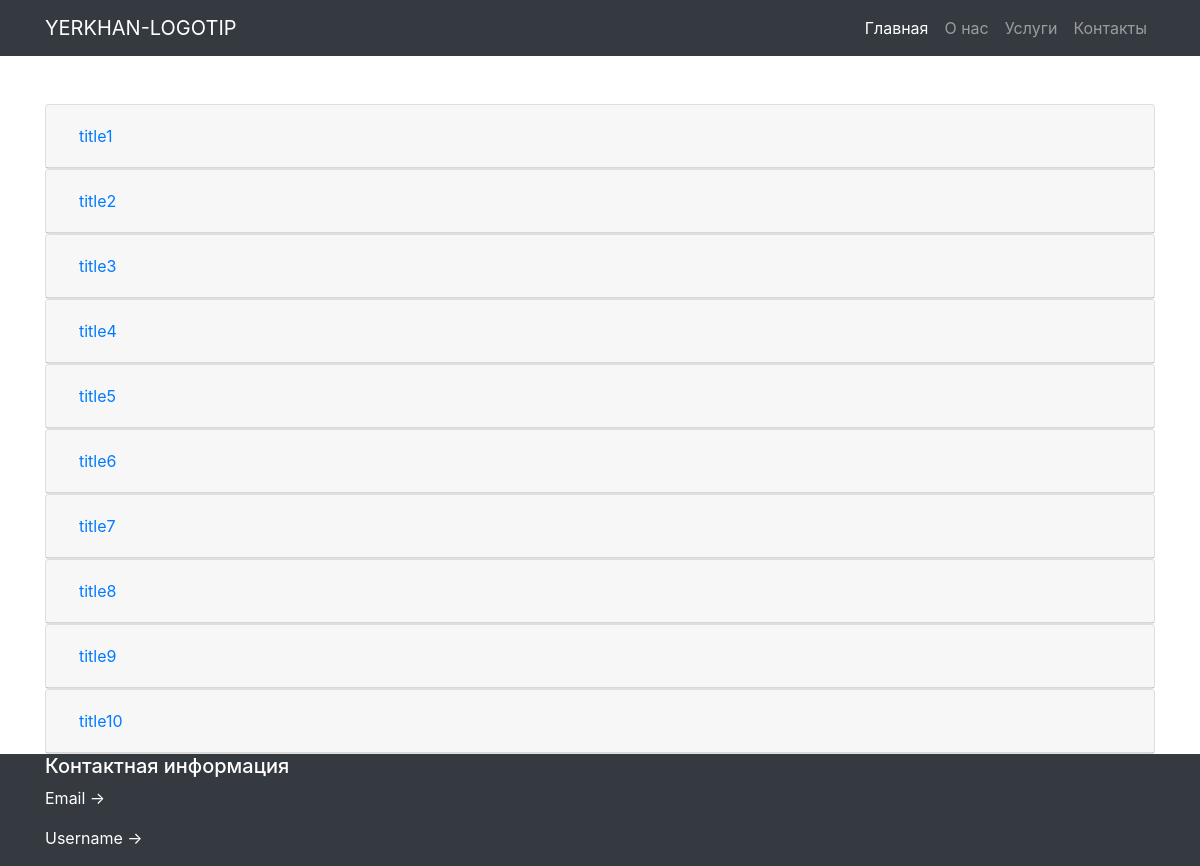
The page / on the database its author committed.
### app/models.py (models this page shows, shortened)
class AccordionItem(models.Model):
    title = models.CharField(max_length=255)
    content = models.TextField()

### app/views.py (the view)
# urls.py: path('',Accord.as_view(),name='home_page')
class Accord(ListView):
    model = AccordionItem
    context_object_name = 'items'
    template_name = 'index.html'

### app/templates/index.html (shortened to what this page needs)
<!DOCTYPE html>
<html>
<head>
    <link rel="stylesheet" href="https://stackpath.bootstrapcdn.com/bootstrap/4.5.2/css/bootstrap.min.css">
</head>
<body>
    <header class="navbar navbar-expand-lg navbar-dark bg-dark">
        <div class="container">
            <a class="navbar-brand" href="#">YERKHAN-LOGOTIP</a>
            <div class="collapse navbar-collapse" id="navbarNav">
                <ul class="navbar-nav ml-auto">
                    <li class="nav-item active">
                        <a class="nav-link" href="#">Главная</a>
                    </li>
                    <li class="nav-item">
                        <a class="nav-link" href="#">О нас</a>
                    </li>
                    <li class="nav-item">
                        <a class="nav-link" href="#">Услуги</a>
                    </li>
                    <li class="nav-item">
                        <a class="nav-link" href="#contacts">Контакты</a>
                    </li>
                </ul>
            </div>
        </div>
    </header>
    <div class="container mt-5">
        <div id="accordion">
            {% for item in items %}
            <div class="card">
                <div class="card-header" id="heading{{ item.id }}">
                    <h5 class="mb-0">
                        <button class="btn btn-link" data-toggle="collapse" data-target="#collapse{{ item.id }}" aria-expanded="true" aria-controls="collapse{{ item.id }}" id="item{{ item.id }}">
                            {{ item.title }}
                        </button>
                    </h5>
                </div>
            </div>
            {% endfor %}
        </div>
    </div>
    <footer class="footer bg-dark text-white">
        <div class="container">
            <div class="row">
                <div class="col-md-6" id="contacts">
                    <h5>Контактная информация</h5>
                    <p>Email -> {{ request.user.email }}</p>
                    <p>Username -> {{ request.user.username }}</p>
                </div>
            </div>
        </div>
    </footer>
</body>
</html>

### rows shown on the page
AccordionItem: title "title1"
AccordionItem: title "title2"
AccordionItem: title "title3"
AccordionItem: title "title4"
AccordionItem: title "title5"
AccordionItem: title "title6"
AccordionItem: title "title7"
AccordionItem: title "title8"
AccordionItem: title "title9"
AccordionItem: title "title10"
